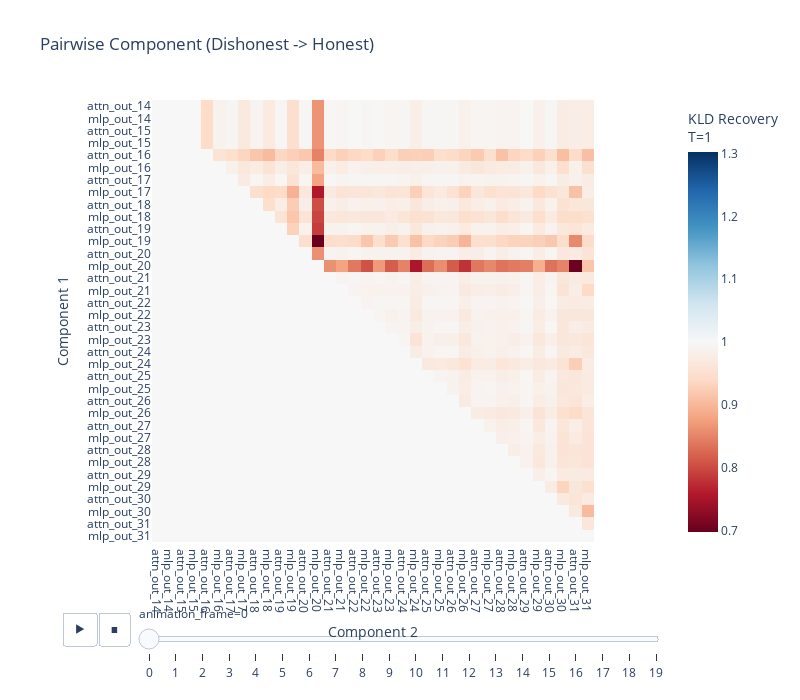

Notebook source saved alongside this figure:
### Code cell
fig = px.imshow(
    h2d_results.detach().cpu().numpy(),
    animation_frame=2,
    color_continuous_scale="RdBu",
    color_continuous_midpoint=1,
    labels={"x": "Component 2", "y": "Component 1", "color": "KLD Recovery"},
    title="Pairwise Component (Dishonest -> Honest)",
    height=700,
    width=800,
)

# Set x/y ticks
fig.update_xaxes(
    tickvals=list(range(len(components))),
    ticktext=components,
)
fig.update_yaxes(
    tickvals=list(range(len(components))),
    ticktext=components,
)

# Set colorbar title
fig.update_layout(coloraxis_colorbar=dict(title="KLD Recovery<br>T=1"))

fig.write_html(f"{ROOT}/figs/h2d-pairwise-components.html")
fig.show()

### Figure 1 — Plotly figure (JSON) as saved in the notebook; plotly's stock layout.template omitted (floating-point values rounded to 4 significant figures; data arrays with more than 128 entries replaced by an {"elided": "..."} marker saying what was removed)
{"data": [{"coloraxis": "coloraxis", "hovertemplate": "Component 2: %{x}<br>Component 1: %{y}<br>KLD Recovery: %{z}<extra></extra>", "name": "0", "type": "heatmap", "xaxis": "x", "yaxis": "y", "z": {"elided": "36x36 float values"}}], "layout": {"coloraxis": {"cmid": 1, "colorbar": {"title": {"text": "KLD Recovery<br>T=1"}}, "colorscale": [[0, "rgb(103,0,31)"], [0.1, "rgb(178,24,43)"], [0.2, "rgb(214,96,77)"], [0.3, "rgb(244,165,130)"], [0.4, "rgb(253,219,199)"], [0.5, "rgb(247,247,247)"], [0.6, "rgb(209,229,240)"], [0.7, "rgb(146,197,222)"], [0.8, "rgb(67,147,195)"], [0.9, "rgb(33,102,172)"], [1, "rgb(5,48,97)"]]}, "height": 700, "sliders": [{"active": 0, "currentvalue": {"prefix": "animation_frame="}, "len": 0.9, "pad": {"b": 10, "t": 60}, "steps": [{"args": [["0"], {"frame": {"duration": 0, "redraw": true}, "fromcurrent": true, "mode": "immediate", "transition": {"duration": 0, "easing": "linear"}}], "label": "0", "method": "animate"}, {"args": [["1"], {"frame": {"duration": 0, "redraw": true}, "fromcurrent": true, "mode": "immediate", "transition": {"duration": 0, "easing": "linear"}}], "label": "1", "method": "animate"}, {"args": [["2"], {"frame": {"duration": 0, "redraw": true}, "fromcurrent": true, "mode": "immediate", "transition": {"duration": 0, "easing": "linear"}}], "label": "2", "method": "animate"}, {"args": [["3"], {"frame": {"duration": 0, "redraw": true}, "fromcurrent": true, "mode": "immediate", "transition": {"duration": 0, "easing": "linear"}}], "label": "3", "method": "animate"}, {"args": [["4"], {"frame": {"duration": 0, "redraw": true}, "fromcurrent": true, "mode": "immediate", "transition": {"duration": 0, "easing": "linear"}}], "label": "4", "method": "animate"}, {"args": [["5"], {"frame": {"duration": 0, "redraw": true}, "fromcurrent": true, "mode": "immediate", "transition": {"duration": 0, "easing": "linear"}}], "label": "5", "method": "animate"}, {"args": [["6"], {"frame": {"duration": 0, "redraw": true}, "fromcurrent": true, "mode": "immediate", "transition": {"duration": 0, "easing": "linear"}}], "label": "6", "method": "animate"}, {"args": [["7"], {"frame": {"duration": 0, "redraw": true}, "fromcurrent": true, "mode": "immediate", "transition": {"duration": 0, "easing": "linear"}}], "label": "7", "method": "animate"}, {"args": [["8"], {"frame": {"duration": 0, "redraw": true}, "fromcurrent": true, "mode": "immediate", "transition": {"duration": 0, "easing": "linear"}}], "label": "8", "method": "animate"}, {"args": [["9"], {"frame": {"duration": 0, "redraw": true}, "fromcurrent": true, "mode": "immediate", "transition": {"duration": 0, "easing": "linear"}}], "label": "9", "method": "animate"}, {"args": [["10"], {"frame": {"duration": 0, "redraw": true}, "fromcurrent": true, "mode": "immediate", "transition": {"duration": 0, "easing": "linear"}}], "label": "10", "method": "animate"}, {"args": [["11"], {"frame": {"duration": 0, "redraw": true}, "fromcurrent": true, "mode": "immediate", "transition": {"duration": 0, "easing": "linear"}}], "label": "11", "method": "animate"}, {"args": [["12"], {"frame": {"duration": 0, "redraw": true}, "fromcurrent": true, "mode": "immediate", "transition": {"duration": 0, "easing": "linear"}}], "label": "12", "method": "animate"}, {"args": [["13"], {"frame": {"duration": 0, "redraw": true}, "fromcurrent": true, "mode": "immediate", "transition": {"duration": 0, "easing": "linear"}}], "label": "13", "method": "animate"}, {"args": [["14"], {"frame": {"duration": 0, "redraw": true}, "fromcurrent": true, "mode": "immediate", "transition": {"duration": 0, "easing": "linear"}}], "label": "14", "method": "animate"}, {"args": [["15"], {"frame": {"duration": 0, "redraw": true}, "fromcurrent": true, "mode": "immediate", "transition": {"duration": 0, "easing": "linear"}}], "label": "15", "method": "animate"}, {"args": [["16"], {"frame": {"duration": 0, "redraw": true}, "fromcurrent": true, "mode": "immediate", "transition": {"duration": 0, "easing": "linear"}}], "label": "16", "method": "animate"}, {"args": [["17"], {"frame": {"duration": 0, "redraw": true}, "fromcurrent": true, "mode": "immediate", "transition": {"duration": 0, "easing": "linear"}}], "label": "17", "method": "animate"}, {"args": [["18"], {"frame": {"duration": 0, "redraw": true}, "fromcurrent": true, "mode": "immediate", "transition": {"duration": 0, "easing": "linear"}}], "label": "18", "method": "animate"}, {"args": [["19"], {"frame": {"duration": 0, "redraw": true}, "fromcurrent": true, "mode": "immediate", "transition": {"duration": 0, "easing": "linear"}}], "label": "19", "method": "animate"}], "x": 0.1, "xanchor": "left", "y": 0, "yanchor": "top"}], "title": {"text": "Pairwise Component (Dishonest -> Honest)"}, "updatemenus": [{"buttons": [{"args": [null, {"frame": {"duration": 500, "redraw": true}, "fromcurrent": true, "mode": "immediate", "transition": {"duration": 500, "easing": "linear"}}], "label": "&#9654;", "method": "animate"}, {"args": [[null], {"frame": {"duration": 0, "redraw": true}, "fromcurrent": true, "mode": "immediate", "transition": {"duration": 0, "easing": "linear"}}], "label": "&#9724;", "method": "animate"}], "direction": "left", "pad": {"r": 10, "t": 70}, "showactive": false, "type": "buttons", "x": 0.1, "xanchor": "right", "y": 0, "yanchor": "top"}], "width": 800, "xaxis": {"anchor": "y", "constrain": "domain", "domain": [0, 1], "scaleanchor": "y", "ticktext": ["attn_out_14", "mlp_out_14", "attn_out_15", "mlp_out_15", "attn_out_16", "mlp_out_16", "attn_out_17", "mlp_out_17", "attn_out_18", "mlp_out_18", "attn_out_19", "mlp_out_19", "attn_out_20", "mlp_out_20", "attn_out_21", "mlp_out_21", "attn_out_22", "mlp_out_22", "attn_out_23", "mlp_out_23", "attn_out_24", "mlp_out_24", "attn_out_25", "mlp_out_25", "attn_out_26", "mlp_out_26", "attn_out_27", "mlp_out_27", "attn_out_28", "mlp_out_28", "attn_out_29", "mlp_out_29", "attn_out_30", "mlp_out_30", "attn_out_31", "mlp_out_31"], "tickvals": [0, 1, 2, 3, 4, 5, 6, 7, 8, 9, 10, 11, 12, 13, 14, 15, 16, 17, 18, 19, 20, 21, 22, 23, 24, 25, 26, 27, 28, 29, 30, 31, 32, 33, 34, 35], "title": {"text": "Component 2"}}, "yaxis": {"anchor": "x", "autorange": "reversed", "constrain": "domain", "domain": [0, 1], "ticktext": ["attn_out_14", "mlp_out_14", "attn_out_15", "mlp_out_15", "attn_out_16", "mlp_out_16", "attn_out_17", "mlp_out_17", "attn_out_18", "mlp_out_18", "attn_out_19", "mlp_out_19", "attn_out_20", "mlp_out_20", "attn_out_21", "mlp_out_21", "attn_out_22", "mlp_out_22", "attn_out_23", "mlp_out_23", "attn_out_24", "mlp_out_24", "attn_out_25", "mlp_out_25", "attn_out_26", "mlp_out_26", "attn_out_27", "mlp_out_27", "attn_out_28", "mlp_out_28", "attn_out_29", "mlp_out_29", "attn_out_30", "mlp_out_30", "attn_out_31", "mlp_out_31"], "tickvals": [0, 1, 2, 3, 4, 5, 6, 7, 8, 9, 10, 11, 12, 13, 14, 15, 16, 17, 18, 19, 20, 21, 22, 23, 24, 25, 26, 27, 28, 29, 30, 31, 32, 33, 34, 35], "title": {"text": "Component 1"}}}}
